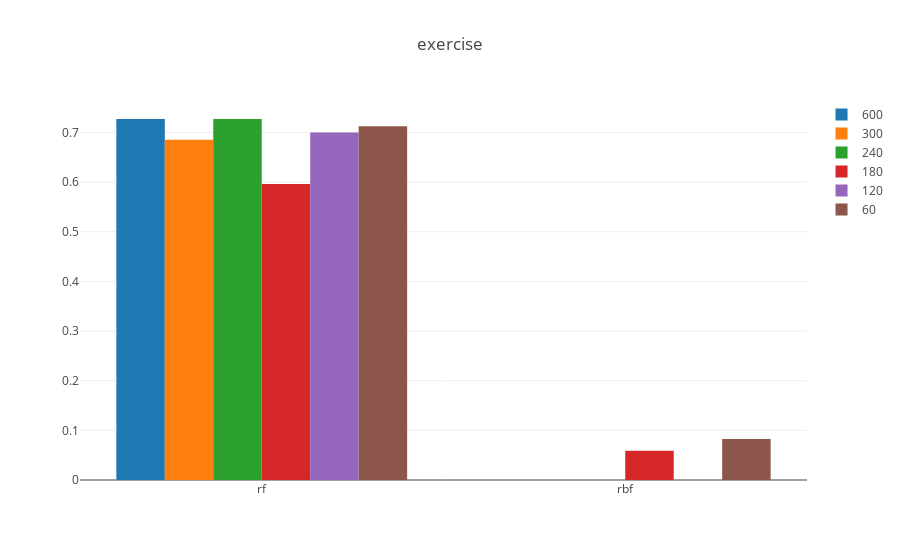
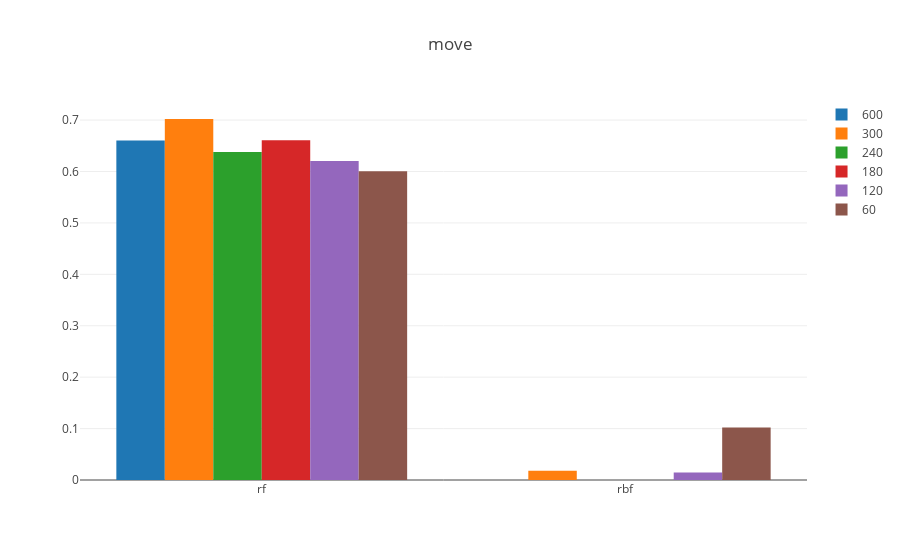
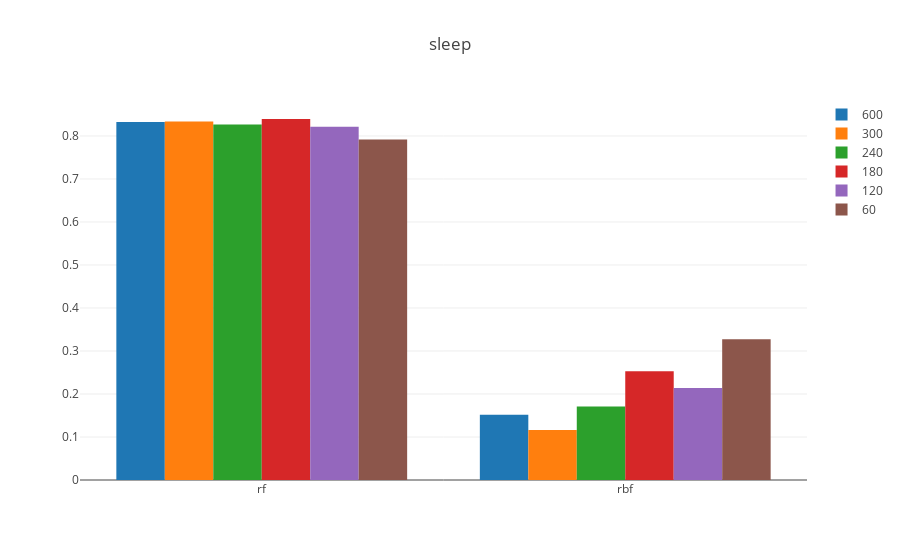
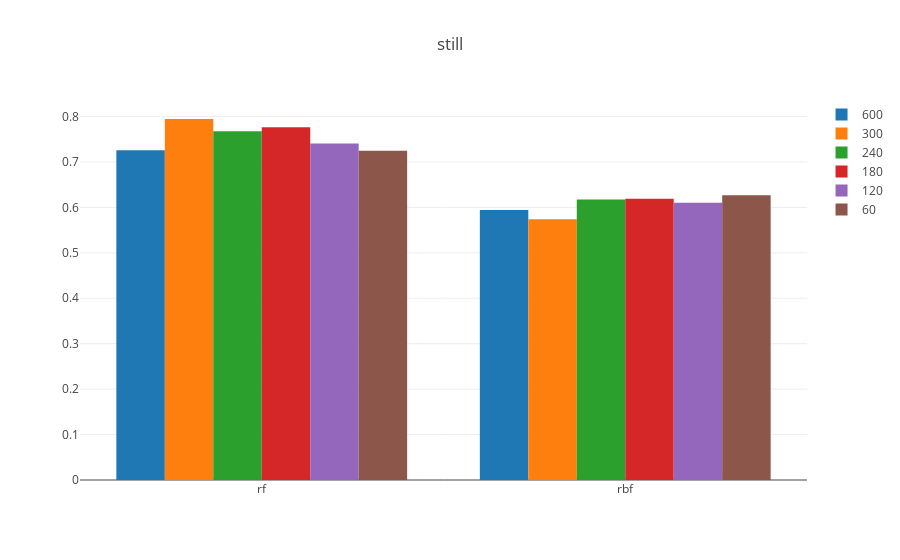

Notebook source saved alongside these figures, in order:
### Markdown cell above
## Comparing classifiers and fragment len

### Code cell
dv.bargroup(dfinter[dfinter['crop']==90], 'class', 'duration', 'classifier', 'f1')

### Figure 1 — Plotly figure (JSON) as saved in the notebook; plotly's stock layout.template omitted (floating-point values rounded to 4 significant figures)
{"data": [{"name": 600, "type": "bar", "x": ["rf", "rbf"], "y": [0.7273, 0]}, {"name": 300, "type": "bar", "x": ["rf", "rbf"], "y": [0.6857, 0]}, {"name": 240, "type": "bar", "x": ["rf", "rbf"], "y": [0.7273, 0]}, {"name": 180, "type": "bar", "x": ["rf", "rbf"], "y": [0.5965, 0.05882]}, {"name": 120, "type": "bar", "x": ["rf", "rbf"], "y": [0.7, 0]}, {"name": 60, "type": "bar", "x": ["rf", "rbf"], "y": [0.7129, 0.08264]}], "layout": {"barmode": "group", "title": "exercise"}}

### Figure 2 — Plotly figure (JSON) as saved in the notebook; plotly's stock layout.template omitted (floating-point values rounded to 4 significant figures)
{"data": [{"name": 600, "type": "bar", "x": ["rf", "rbf"], "y": [0.6602, 0]}, {"name": 300, "type": "bar", "x": ["rf", "rbf"], "y": [0.7021, 0.01818]}, {"name": 240, "type": "bar", "x": ["rf", "rbf"], "y": [0.6378, 0]}, {"name": 180, "type": "bar", "x": ["rf", "rbf"], "y": [0.6607, 0]}, {"name": 120, "type": "bar", "x": ["rf", "rbf"], "y": [0.6206, 0.01444]}, {"name": 60, "type": "bar", "x": ["rf", "rbf"], "y": [0.6004, 0.1022]}], "layout": {"barmode": "group", "title": "move"}}

### Figure 3 — Plotly figure (JSON) as saved in the notebook; plotly's stock layout.template omitted (floating-point values rounded to 4 significant figures)
{"data": [{"name": 600, "type": "bar", "x": ["rf", "rbf"], "y": [0.8327, 0.1517]}, {"name": 300, "type": "bar", "x": ["rf", "rbf"], "y": [0.8337, 0.1164]}, {"name": 240, "type": "bar", "x": ["rf", "rbf"], "y": [0.8264, 0.1711]}, {"name": 180, "type": "bar", "x": ["rf", "rbf"], "y": [0.8394, 0.253]}, {"name": 120, "type": "bar", "x": ["rf", "rbf"], "y": [0.8216, 0.2141]}, {"name": 60, "type": "bar", "x": ["rf", "rbf"], "y": [0.7918, 0.3275]}], "layout": {"barmode": "group", "title": "sleep"}}

### Figure 4 — Plotly figure (JSON) as saved in the notebook; plotly's stock layout.template omitted (floating-point values rounded to 4 significant figures)
{"data": [{"name": 600, "type": "bar", "x": ["rf", "rbf"], "y": [0.7258, 0.5943]}, {"name": 300, "type": "bar", "x": ["rf", "rbf"], "y": [0.7946, 0.5737]}, {"name": 240, "type": "bar", "x": ["rf", "rbf"], "y": [0.7678, 0.6174]}, {"name": 180, "type": "bar", "x": ["rf", "rbf"], "y": [0.7763, 0.6188]}, {"name": 120, "type": "bar", "x": ["rf", "rbf"], "y": [0.7406, 0.6104]}, {"name": 60, "type": "bar", "x": ["rf", "rbf"], "y": [0.7248, 0.6265]}], "layout": {"barmode": "group", "title": "still"}}
